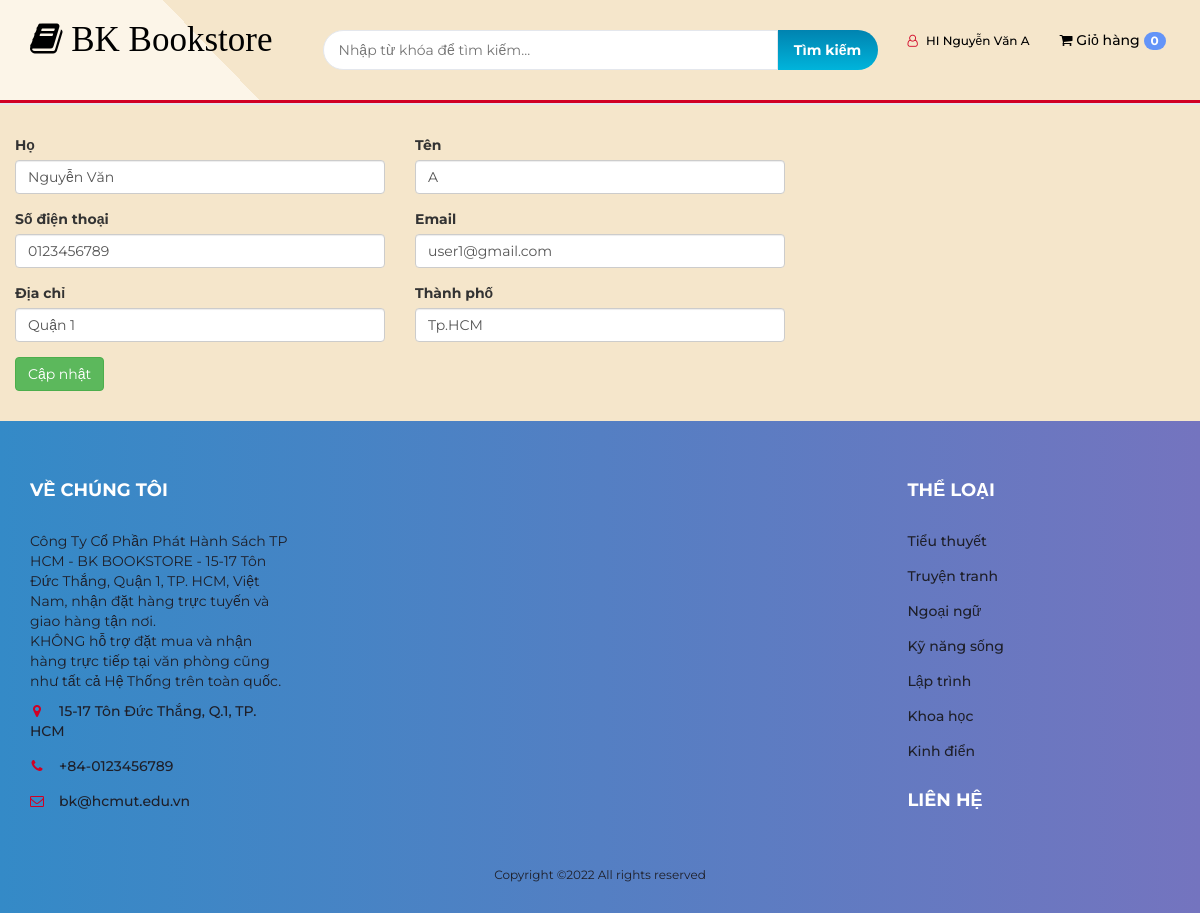
Page /Web_hcmut/editprofile.php (signed in) on the committed database.
### tables this page shows
CREATE TABLE
    `user_info` (
        `user_id` int(10) NOT NULL,
        `first_name` varchar(100) NOT NULL,
        `last_name` varchar(100) NOT NULL,
        `email` varchar(300) NOT NULL,
        `password` varchar(300) NOT NULL,
        `mobile` varchar(10) NOT NULL,
        `address1` varchar(300) NOT NULL,
        `address2` varchar(11) NOT NULL
    );

CREATE TABLE
    `categories` (
        `cat_id` int(100) NOT NULL,
        `cat_title` text NOT NULL
    );

### Web_hcmut/editprofile.php (the view, shortened to what this page needs)
<?php
$uid = $_SESSION['uid'];
include "header.php";
include 'db.php';
$sql = "SELECT * FROM user_info WHERE user_id=$uid";
$run_query = mysqli_query($con, $sql);
$result = mysqli_fetch_assoc($run_query);
$first_name = $result['first_name'];
$last_name = $result['last_name'];
$email = $result['email'];
$phone = $result['mobile'];
$address1 = $result['address1'];
$address2 = $result['address2'];
echo "
    <section class='section'>
        <div class='container-fluid'>
            <form action='' method='POST'>
                <div class='row'>
                    <div class='form-group col-lg-4 col-md-6 col-sm-12'>
                        <label for='first-name'>Họ</label>
                        <input type='text' id='first-name' name='first-name' class='form-control' required
                        value='$first_name'>
                    </div>
                    <div class='form-group col-lg-4 col-md-6 col-sm-12'>
                        <label for='last-name'>Tên</label>
                        <input type='text' id='last-name' name='last-name' class='form-control' required
                        value='$last_name'>
                    </div>
                </div>
                <div class='row'>
                    <div class='form-group col-lg-4 col-md-6 col-sm-12'>
                        <label for='phone'>Số điện thoại</label>
                        <input type='text' id='phone' name='phone' class='form-control' required
                        value='$phone'>
                    </div>
                    <div class='form-group col-lg-4 col-md-6 col-sm-12'>
                        <label for='email'>Email</label>
                        <input type='email' id='email' name='email' class='form-control' required
                        value='$email'>
                    </div>
                </div>
                <div class='row'>
                    <div class='form-group col-lg-4 col-md-6 col-sm-12'>
                        <label for='addr'>Địa chỉ</label>
                        <input type='text' id='addr' name='addr' class='form-control' required
                        value='$address1'>
                    </div>
                    <div class='form-group col-lg-4 col-md-6 col-sm-12'>
                        <label for='city'>Thành phố</label>
                        <input type='text' id='city' name='city' class='form-control' required
                        value='$address2'>
                    </div>
                </div>
                <div class='row'>
                    <div class='col-lg-3 col-md-4 col-sm-12'>
                        <input type='submit' class='btn btn-success' value='Cập nhật'>
                    </div>
                </div>
            </form>
        </div>
    </section>
";
?>
<?php
include 'footer.php';
?>

### Web_hcmut/header.php (shortened to what this page needs)
<!DOCTYPE html>
<html lang="en">
<head>
    <link type="text/css" rel="stylesheet" href="css/bootstrap.min.css" />
    <link type="text/css" rel="stylesheet" href="css/slick.css" />
    <link type="text/css" rel="stylesheet" href="css/slick-theme.css" />
    <link type="text/css" rel="stylesheet" href="css/nouislider.min.css" />
    <link rel="stylesheet" href="css/font-awesome.min.css">
    <link type="text/css" rel="stylesheet" href="css/style.css" />
    <link type="text/css" rel="stylesheet" href="css/accountbtn.css" />
</head>
<body>
    <header>
        <div id="header">
            <div class="container">
                <div class="row">
                    <div class="col-md-3">
                        <div class="header-logo">
                            <a href="/" class="logo">
                                <p class="p3"> <i class="fa fa-book" aria-hidden="true"></i> BK Bookstore
                                </p>
                            </a>
                        </div>
                    </div>
                    <div class="col-md-6">
                        <div class="header-search">
                            <form>
                                <input class="input" id="search" type="text" placeholder="Nhập từ khóa để tìm kiếm...">
                                <button type="submit" id="search_btn" class="search-btn">Tìm kiếm</button>
                            </form>
                        </div>
                    </div>
                    <div class="col-md-3 clearfix">
                        <div class="header-ctn">
                            <div>
                                <ul class="header-links pull-right">
                                    <li><?php
                                        include "db.php";
                                        if (isset($_SESSION["uid"])) {
                                            $sql = "SELECT first_name, last_name FROM user_info WHERE user_id='$_SESSION[uid]'";
                                            $query = mysqli_query($con, $sql);
                                            $row = mysqli_fetch_array($query);
                                            if (isset($row)) {
                                                echo '
                                <div class="dropdownn">
                                  <a href="#" class="dropdownn" data-toggle="modal" data-target="#myModal" ><i class="fa fa-user-o"></i> HI ' . $row["first_name"] . ' ' . $row['last_name'] . '</a>
                                  <div class="dropdownn-content">
                                    <a href="profile.php"><i class="fa fa-user-circle" aria-hidden="true" ></i>Thông tin cá nhân</a>
                                    <a href="logout.php"  ><i class="fa fa-sign-in" aria-hidden="true"></i>Đăng xuất</a>
                                  </div>
                                  </div>';
                                            }
                                        }
                                        ?>
                                    </li>
                                </ul>
                            </div>
                            <div>
                                <div class="dropdown">
                                    <a class="dropdown-toggle" data-toggle="dropdown" aria-expanded="true">
                                        <i class="fa fa-shopping-cart"></i>
                                        <span>Giỏ hàng</span>
                                        <div class="badge qty">0</div>
                                    </a>
                                </div>
                            </div>
                        </div>
                    </div>
                </div>
            </div>
        </div>
    </header>
    <nav id='navigation'>
    </nav>

### Web_hcmut/footer.php (shortened to what this page needs)
<footer id="footer">
    <div class="section">
        <div class="container">
            <div class="row">
                <div class="col-md-3 col-xs-6">
                    <div class="footer">
                        <h3 class="footer-title">Về chúng tôi</h3>
                        <p> Công Ty Cổ Phần Phát Hành Sách TP HCM - BK BOOKSTORE -
                            15-17 Tôn Đức Thắng, Quận 1, TP. HCM, Việt Nam, nhận đặt hàng trực tuyến và giao hàng tận
                            nơi.
                            <br>
                            KHÔNG hỗ trợ đặt mua và nhận hàng trực tiếp tại văn phòng cũng như tất cả Hệ Thống trên toàn
                            quốc.
                        </p>
                        <ul class="footer-links">
                            <li><a href="#"><i class="fa fa-map-marker"></i>15-17 Tôn Đức Thắng, Q.1, TP. HCM</a></li>
                            <li><a href="#"><i class="fa fa-phone"></i>+84-0123456789</a></li>
                            <li><a href="#"><i class="fa fa-envelope-o"></i>bk@hcmut.edu.vn</a></li>
                        </ul>
                    </div>
                </div>
                <div class="col-md-6 text-center" style="margin-top:80px;">
                    <ul class="footer-payments">
                        <iframe src="https://www.google.com/maps/embed?pb=!1m18!1m12!1m3!1d3919.4815584805283!2d106.70413911477142!3d10.774381392322878!2m3!1f0!2f0!3f0!3m2!1i1024!2i768!4f13.1!3m3!1m2!1s0x31752f4427cc6a63%3A0xb685b00c0b210443!2zMTUgxJAuIFTDtG4gxJDhu6ljIFRo4bqvbmcsIELhur9uIE5naMOpLCBRdeG6rW4gMSwgVGjDoG5oIHBo4buRIEjhu5MgQ2jDrSBNaW5oLCBWaeG7h3QgTmFt!5e0!3m2!1svi!2s!4v1670330626941!5m2!1svi!2s" width="400" height="300" style="border:0;" allowfullscreen="" loading="lazy"></iframe>
                    </ul>
                    <span class="copyright">
                        Copyright &copy;2022 All rights reserved
                    </span>
                </div>
                <div class="col-md-3 col-xs-6">
                    <div class="footer">
                        <h3 class="footer-title">Thể loại</h3>
                        <ul class="footer-links">
                            <?php
                            include 'db.php';
                            $result = mysqli_query($con, 'SELECT * FROM categories');
                            foreach ($result as $cat) {
                                $cat_id = $cat['cat_id'];
                                $cat_title = $cat['cat_title'];
                                echo "<li><a href='store?cat=$cat_id'>$cat_title</a></li>";
                            }
                            ?>
                        </ul>
                    </div>
                    <div class="footer">
                        <h3 class="footer-title">Liên hệ </h3>
                    </div>
                </div>
            </div>
        </div>
    </div>
</footer>
</body>
</html>

### Web_hcmut/css/style.css (style rules this page uses)
html { scroll-behavior: smooth; }
body { font-family: "Montserrat", sans-serif; font-weight: 400; background-image: linear-gradient(-134deg, #f5e6cb 80%, #fcf5e8 50%); }
h1, h2, h3, h4, h5, h6 { color: #2b2d42; font-weight: 700; margin: 0 0 10px; }
a { color: #000000; font-weight: 500; -webkit-transition: 0.2s color; transition: 0.2s color; }
ul, ol { margin: 0; padding: 0; list-style: none; }
.input { height: 40px; padding: 0px 15px; border: 1px solid #e4e7ed; background-color: #fff; width: 100%; }
.section { padding-top: 30px; padding-bottom: 30px; }
.header-links li { display: inline-block; margin-right: 15px; font-size: 12px; }
.header-links li:last-child { margin-right: 0px; }
.header-links li a { color: rgb(0, 0, 0); }
.header-links li i { color: #d10024; margin-right: 5px; }
#header { padding-top: 15px; padding-bottom: 15px; background-image: linear-gradient( -135deg, #ff6cab 0%, #f660bc 10%, #ec53cd 20%, #e045de 30%, #d335ee 40%, #c323ff 50%, #b53aff 60%, #a749ff 70%, #9854ff 80%, #865eff 90%, #7366ff 100% ); }
.header-logo { float: left; }
.header-search { padding: 15px 0px; }
.header-search form { position: relative; display: flex; }
.header-search form .input { width: calc(100% - 100px); border-top-left-radius: 40px; border-bottom-left-radius: 40px; }
.header-search form .search-btn { height: 40px; width: 100px; background: #00b4db; background: -webkit-linear-gradient( to bottom, #0083b0, #00b4db ); background: linear-gradient( to bottom, #0083b0, #00b4db ); color: #fff; font-weight: 700; border: none; border-radius: 0px 40px 40px 0px; }
.header-ctn { display: flex; align-items: center; flex-wrap: wrap; padding: 15px 0px; }
.header-ctn > div { display: inline-block; }
.header-ctn > div + div { margin-left: 30px; }
.dropdown span { cursor: pointer; }
#navigation { background: #fff; border-bottom: 2px solid #e4e7ed; border-top: 3px solid #d10024; }
#footer { background: #15161d; color: #b9babc; }
.footer { margin: 30px 0px; }
.footer .footer-title { color: #fff; text-transform: uppercase; font-size: 18px; margin: 0px 0px 30px; }
.footer-links li + li { margin-top: 15px; }
.footer-links li a { color: #4834df; }
.footer-links li i { margin-right: 15px; color: #d10024; width: 14px; text-align: center; }
.copyright { margin-top: 30px; display: block; font-size: 12px; }

### Web_hcmut/css/accountbtn.css (style rules this page uses)
.dropdownn { position: relative; display: inline-block; }

### Web_hcmut/header.php (style rules this page uses)
#navigation { background: #ffffff; }
#header { background: #ffffff; background-image: linear-gradient(-134deg, #f5e6cb 80%, #fcf5e8 50%); }
.p3 { font-family: 'Brush Script MT', cursive; font-size: 35px; }
.badge { background-color: #6394F8; border-radius: 10px; color: white; display: inline-block; font-size: 12px; line-height: 1; padding: 3px 7px; text-align: center; vertical-align: middle; white-space: nowrap; }
#footer { background: #7474BF; background: -webkit-linear-gradient(to right, #348AC7, #7474BF); background: linear-gradient(to right, #348AC7, #7474BF); color: #1E1F29; }
.footer-links li a { color: #1E1F29; }

### rows in the picture
user_info: first_name "Nguyễn Văn", last_name "A", first-name "Nguyễn Văn", last-name "A", phone "0123456789", email "user1@gmail.com", addr "Quận 1", city "Tp.HCM"
categories: cat_title "Tiểu thuyết"
categories: cat_title "Truyện tranh"
categories: cat_title "Ngoại ngữ"
categories: cat_title "Kỹ năng sống"
categories: cat_title "Lập trình"
categories: cat_title "Khoa học"
categories: cat_title "Kinh điển"
